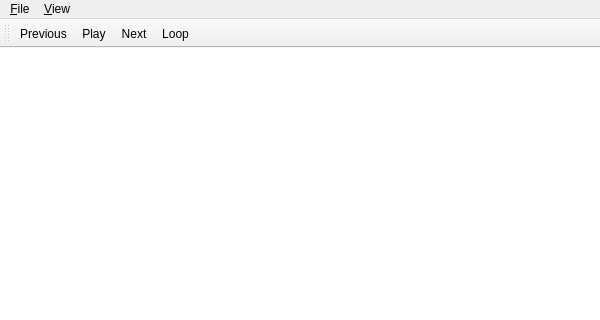
<?xml version="1.0" encoding="UTF-8"?>
<ui version="4.0">
 <class>MainWindow</class>
 <widget class="QMainWindow" name="MainWindow">
  <property name="geometry">
   <rect>
    <x>0</x>
    <y>0</y>
    <width>600</width>
    <height>320</height>
   </rect>
  </property>
  <property name="minimumSize">
   <size>
    <width>600</width>
    <height>0</height>
   </size>
  </property>
  <property name="windowTitle">
   <string>🦊📦</string>
  </property>
  <property name="unifiedTitleAndToolBarOnMac">
   <bool>true</bool>
  </property>
  <widget class="QWidget" name="centralWidget">
   <layout class="QVBoxLayout" name="verticalLayout">
    <property name="leftMargin">
     <number>0</number>
    </property>
    <property name="topMargin">
     <number>0</number>
    </property>
    <property name="rightMargin">
     <number>0</number>
    </property>
    <property name="bottomMargin">
     <number>0</number>
    </property>
    <item>
     <widget class="QTableView" name="tableView">
      <property name="frameShape">
       <enum>QFrame::NoFrame</enum>
      </property>
      <property name="showGrid">
       <bool>false</bool>
      </property>
     </widget>
    </item>
   </layout>
  </widget>
  <widget class="QMenuBar" name="menuBar">
   <property name="geometry">
    <rect>
     <x>0</x>
     <y>0</y>
     <width>600</width>
     <height>22</height>
    </rect>
   </property>
   <widget class="QMenu" name="menu_File">
    <property name="title">
     <string>&amp;File</string>
    </property>
    <addaction name="qaLoadPlaylist"/>
    <addaction name="qaSavePlaylist"/>
   </widget>
   <widget class="QMenu" name="menu_View">
    <property name="title">
     <string>&amp;View</string>
    </property>
    <addaction name="qaMiniplayer"/>
   </widget>
   <addaction name="menu_File"/>
   <addaction name="menu_View"/>
  </widget>
  <widget class="QToolBar" name="toolBar">
   <property name="windowTitle">
    <string>Playback controls</string>
   </property>
   <property name="allowedAreas">
    <set>Qt::BottomToolBarArea|Qt::TopToolBarArea</set>
   </property>
   <property name="orientation">
    <enum>Qt::Horizontal</enum>
   </property>
   <property name="floatable">
    <bool>false</bool>
   </property>
   <attribute name="toolBarArea">
    <enum>TopToolBarArea</enum>
   </attribute>
   <attribute name="toolBarBreak">
    <bool>false</bool>
   </attribute>
   <addaction name="qaPrevious"/>
   <addaction name="qaPlayPause"/>
   <addaction name="qaNext"/>
   <addaction name="qaLoop"/>
  </widget>
  <action name="qaPlayPause">
   <property name="icon">
    <iconset resource="res.qrc">
     <normaloff>:/res/1rightarrow.png</normaloff>:/res/1rightarrow.png</iconset>
   </property>
   <property name="text">
    <string>Play</string>
   </property>
  </action>
  <action name="qaPrevious">
   <property name="icon">
    <iconset resource="res.qrc">
     <normaloff>:/res/player_start.png</normaloff>:/res/player_start.png</iconset>
   </property>
   <property name="text">
    <string>Previous</string>
   </property>
  </action>
  <action name="qaNext">
   <property name="icon">
    <iconset resource="res.qrc">
     <normaloff>:/res/player_end.png</normaloff>:/res/player_end.png</iconset>
   </property>
   <property name="text">
    <string>Next</string>
   </property>
  </action>
  <action name="qaLoop">
   <property name="checkable">
    <bool>true</bool>
   </property>
   <property name="text">
    <string>Loop</string>
   </property>
  </action>
  <action name="qaLoadPlaylist">
   <property name="text">
    <string>&amp;Load Playlist</string>
   </property>
   <property name="toolTip">
    <string>Load Playlist</string>
   </property>
   <property name="shortcut">
    <string>Ctrl+L</string>
   </property>
  </action>
  <action name="qaSavePlaylist">
   <property name="text">
    <string>&amp;Save Playlist</string>
   </property>
   <property name="shortcut">
    <string>Ctrl+S</string>
   </property>
  </action>
  <action name="qaMiniplayer">
   <property name="checkable">
    <bool>true</bool>
   </property>
   <property name="text">
    <string>&amp;Miniplayer</string>
   </property>
   <property name="shortcut">
    <string>Ctrl+M</string>
   </property>
  </action>
 </widget>
 <layoutdefault spacing="6" margin="11"/>
 <resources>
  <include location="res.qrc"/>
 </resources>
 <connections/>
</ui>
